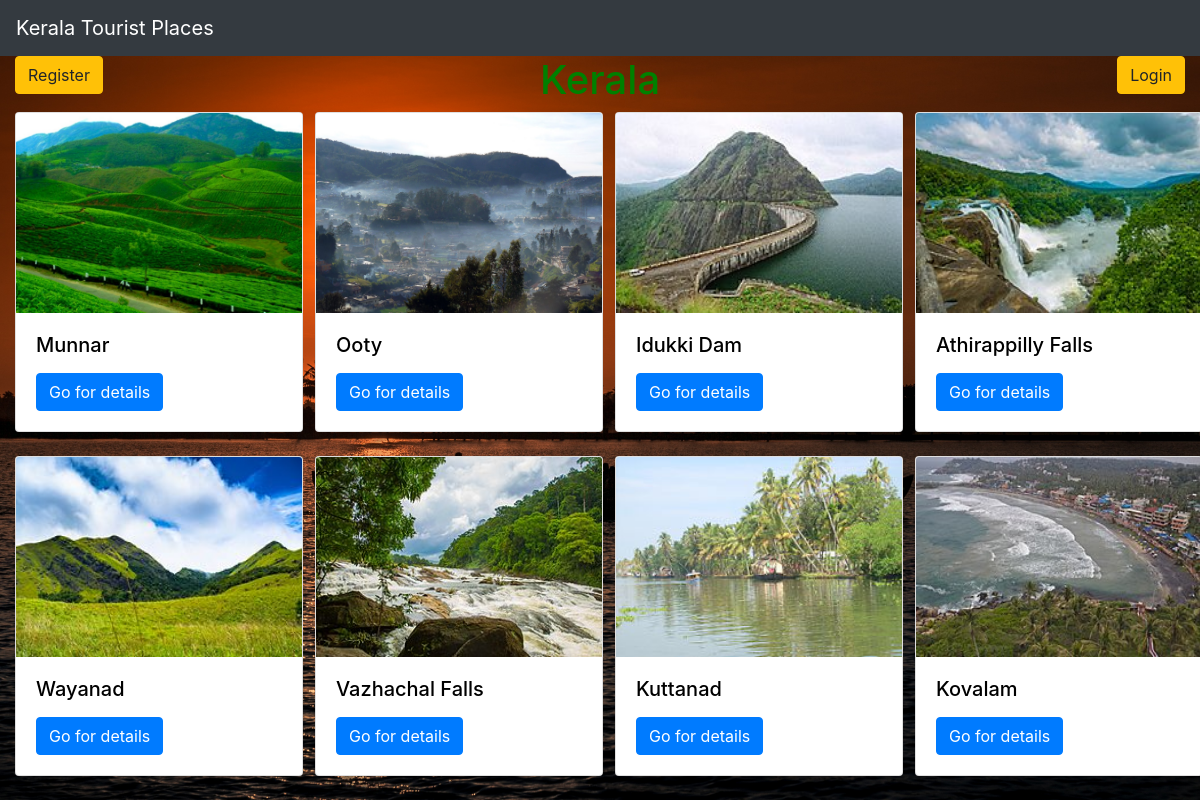
The page / on the database its author committed.
### TripApp/models.py (models this page shows, shortened)
class Trip(models.Model):
    name = models.CharField(max_length=250)
    img = models.FileField(upload_to='img')
    desc = models.TextField()

### TripApp/views.py (the view)
# urls.py: path('', views.index, name='index'),
def index(request):
    trip=Trip.objects.all()
    context={'trip':trip}
    return render(request,'index.html', context)

### Templates/index.html (shortened to what this page needs)
{% extends 'base.html' %}
{% block body %}
<!DOCTYPE html>
<html lang="en">
<head>
    <div class="container-fluid" >
        <div class="row">
            {% if user.is_authenticated %}
                    <div class="col-md-4">
                        <h1 style="text-align:center; color:green"></h1>
                    </div>
                    <div class="col-md-4">
                        <h1 style="text-align:center; color:green">Welcome {{user.first_name}} {{user.last_name}}</h1>
                    </div>
                    <div class="col-md-4" style="text-align:right">
                        <a href="{% url 'CredentialApp:logout' %}" class="btn btn-warning">Logout</a>
                    </div>
            {% else %}
                    <div class="col-md-4">
                        <a href="{% url 'CredentialApp:register' %}" class="btn btn-warning" style="text-align:left">Register</a>
                    </div>
                    <div class="col-md-4">
                        <h1 style="text-align:center; color:green">Kerala</h1>
                    </div>
                    <div class="col-md-4" style="text-align:right">
                        <a href="{% url 'CredentialApp:login' %}" class="btn btn-warning">Login</a>
                    </div>
            {% endif %}
        </div>
    </div>
</head>
<body>
<div class="container-fluid">
    <div class="row">
        {% for i in trip %}
        <div class="col-md-3">
            <div class="card" style="width: 18rem;">
            <img class="card-img-top" src="{{i.img.url}}" width="200" height="200" alt="Card image cap">
                <div class="card-body">
                <h5 class="card-title">{{i.name}}</h5>
                <a href="{% url 'TripApp:details' i.id %}" class="btn btn-primary">Go for details</a>
                </div>
            </div>
            <br>
        </div>
        {% endfor %}
    </div>
</div>
</body>
</html>
{% endblock %}

### Templates/base.html (shortened to what this page needs)
{% load static %}
<!DOCTYPE html>
<html lang="en">
<head>
    <link rel="stylesheet" href="https://cdn.jsdelivr.net/npm/bootstrap@4.4.1/dist/css/bootstrap.min.css">
    <link rel="stylesheet" href="{% static 'style.css' %}">
</head>
<body>
    <nav class="navbar navbar-dark bg-dark">
    <a class="navbar-brand" href="{% url 'TripApp:index' %}">
    Kerala Tourist Places
    </a>
    </nav>
{% block body %}
{% endblock %}
</body>
</html>

### static/style.css (style rules this page uses)
body { background-image:url("image/back.png"); background-color:aqua; background-attachment:fixed; background-repeat:no-repeat; background-size:100% 100%; color:black; }

### rows shown on the page
Trip: img (picture), name "Munnar"
Trip: img (picture), name "Ooty"
Trip: img (picture), name "Idukki Dam"
Trip: img (picture), name "Athirappilly Falls"
Trip: img (picture), name "Wayanad"
Trip: img (picture), name "Vazhachal Falls"
Trip: img (picture), name "Kuttanad"
Trip: img (picture), name "Kovalam"
